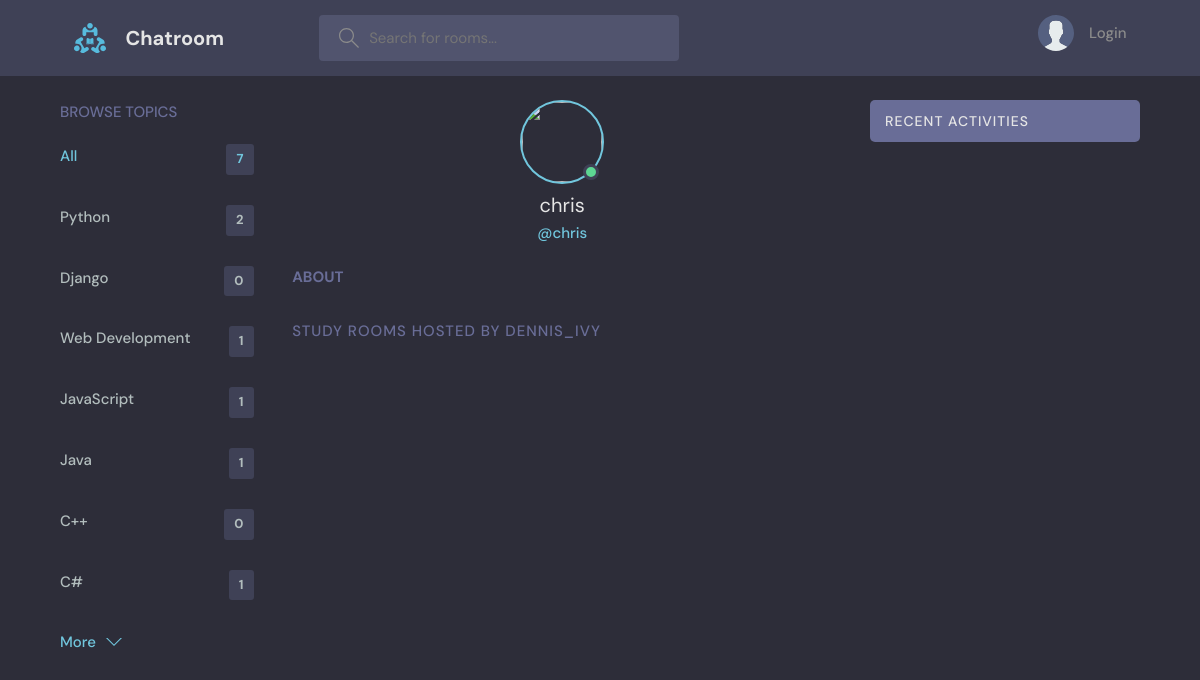
The page /profile/5/ on the database as committed earlier.
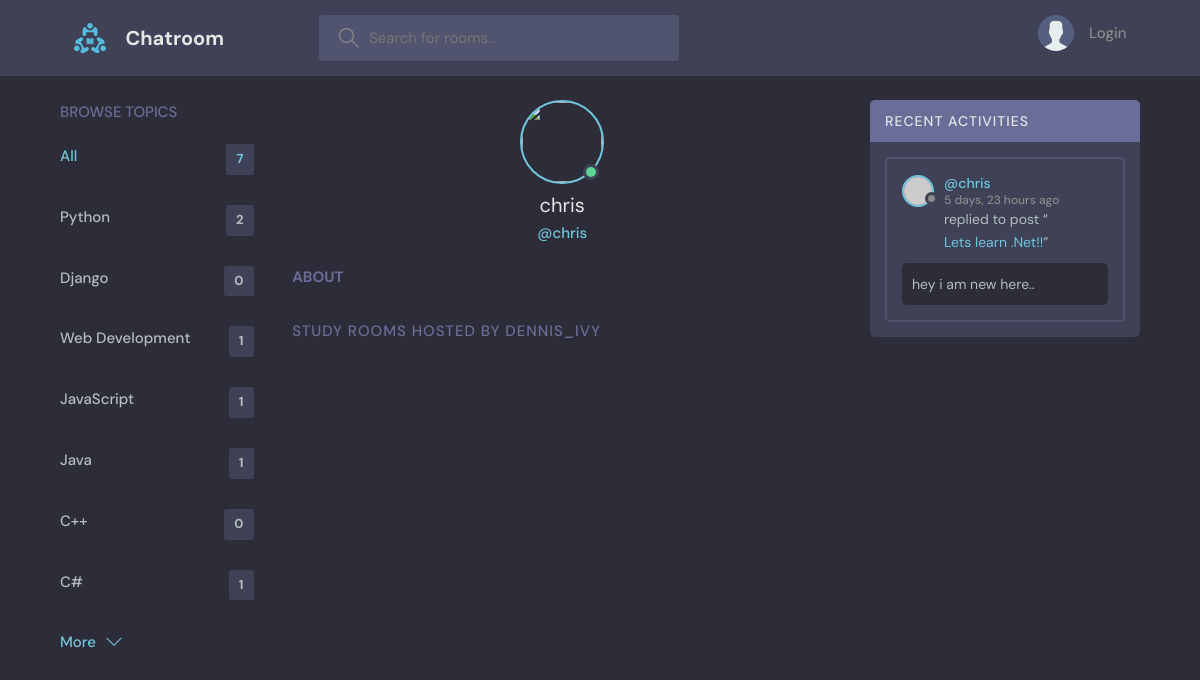
The same page on the database as committed later.
### base/models.py (models this page shows, shortened)
class Topic(models.Model):
    name = models.CharField(max_length=200)

class Message(models.Model):
     user = models.ForeignKey(User, on_delete=models.CASCADE)
     room = models.ForeignKey(Room, on_delete=models.CASCADE)
     body = models.TextField()
     updated = models.DateTimeField(auto_now=True)
     created = models.DateTimeField(auto_now_add=True)
     class Meta:
        ordering = ['-updated', '-created']
     def __str__(self):
         return self.body[0:50] # for the first 50 characters

class Room(models.Model):
    host = models.ForeignKey(User, on_delete=models.SET_NULL, null=True)
    topic = models.ForeignKey(Topic, on_delete=models.SET_NULL, null=True)
    name= models.CharField(max_length=200) # Meaning this can't be blank
    description = models.TextField(null=True, blank=True)
    participants = models.ManyToManyField(User,related_name='participants', blank=True)
    updated = models.DateTimeField(auto_now=True)
    created = models.DateTimeField(auto_now_add=True)
    class Meta:
        ordering = ['-updated', '-created']
    def __str__(self):
        return self.name  #This will return name

### base/views.py (the view)
# urls.py: path('profile/<str:pk>/', views.userProfile, name="user-profile"),
def userProfile(request, pk):
    user = User.objects.get(id=pk)
    rooms = user.room_set.all()
    room_messages = user.message_set.all()
    topics = Topic.objects.all()
    context = {'user': user, 'rooms': rooms, 'room_messages': room_messages,
    'topics': topics}
    return render(request, 'base/profile.html', context)

### base/templates/base/profile.html (shortened to what this page needs)
{% extends 'main.html' %}
{% block content %}
<main class="profile-page layout layout--3">
  <div class="container">
    {% include 'base/topics_component.html' %}
    <div class="roomList">
      <div class="profile">
        <div class="profile__avatar">
          <div class="avatar avatar--large active">
            <img src="{{user.avatar.url}}" />
          </div>
        </div>
        <div class="profile__info">
          <h3>{{user.username}}</h3>
          <p>@{{user.username}}</p>
        </div>
        <div class="profile__about">
          <h3>About</h3>
        </div>
      </div>
      <div class="roomList__header">
        <div>
          <h2>Study Rooms Hosted by dennis_ivy</a>
          </h2>
        </div>
      </div>
    </div>
    {% include 'base/activity_component.html' %}
  </div>
</main>
{% endblock content %}

### base/templates/base/topics_component.html
<div class="topics">
    <div class="topics__header">
      <h2>Browse Topics</h2>
    </div>
    <ul class="topics__list">
      <li>
        <a href="{% url 'home' %}" class="active">All <span>{{topics.count}}</span></a>
      </li>
      {% for topic in topics %}
      <li>
        <a href="{% url 'home' %}?q={{topic.name}}">{{topic.name}} <span>{{topic.room_set.all.count}}</span></a>
      </li>
      {% endfor %}
    </ul>
    <a class="btn btn--link" href="{% url 'topics' %}">
      More
      <svg version="1.1" xmlns="http://www.w3.org/2000/svg" width="32" height="32" viewBox="0 0 32 32">
        <title>chevron-down</title>
        <path d="M16 21l-13-13h-3l16 16 16-16h-3l-13 13z"></path>
      </svg>
    </a>
  </div>

### base/templates/base/activity_component.html (shortened to what this page needs)
<div class="activities">
    <div class="activities__header">
      <h2>Recent Activities</h2>
    </div>
    {% for message in room_messages %}
    <div class="activities__box">
      <div class="activities__boxHeader roomListRoom__header">
        <a href="{% url 'user-profile' message.user.id %}" class="roomListRoom__author">
          <div class="avatar avatar--small">
            <img src="https://randomuser.me/api/portraits/women/11.jpg" />
          </div>
          <p>
            @{{message.user}}
            <span>{{message.created|timesince}} ago</span>
          </p>
        </a>
      </div>
      <div class="activities__boxContent">
        <p>replied to post “<a href="{% url 'rooms' message.room.id %}">{{message.room}}</a>”</p>
        <div class="activities__boxRoomContent">
          {{message.body}}
        </div>
      </div>
    </div>
    {% endfor %}
  </div>

Rows that differ between the two databases and show on the page:
added Message: user "chris", created "5 days, 23 hours", room "Lets learn .Net!!", body "hey i am new here.."
